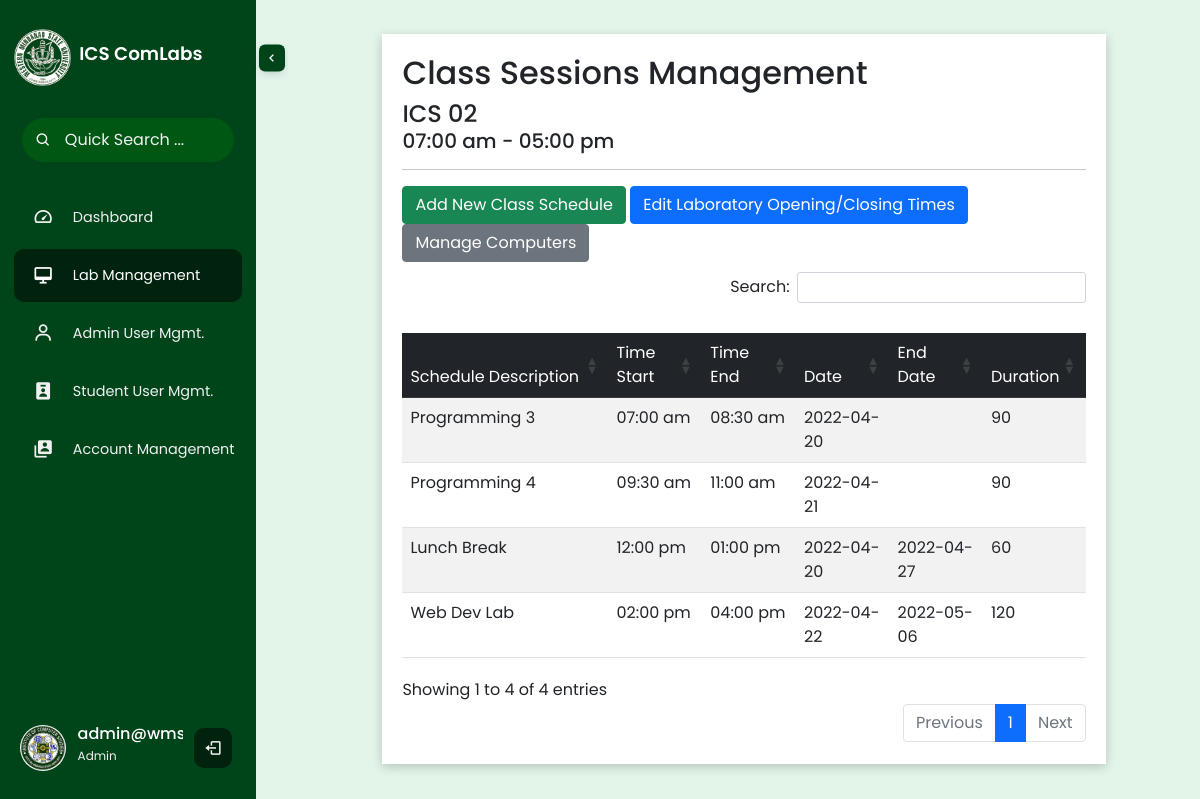
The page /admin-class.php?id=3 (signed in) on the database its author committed.
### tables this page shows
CREATE TABLE `laboratory` (
  `id` int(11) NOT NULL,
  `name` varchar(50) NOT NULL,
  `total_seats` int(11) NOT NULL,
  `remarks` varchar(300) NOT NULL,
  `time_open` time NOT NULL,
  `time_close` time NOT NULL,
  `status` varchar(15) NOT NULL
);

CREATE TABLE `class_session` (
  `id` int(11) NOT NULL,
  `time_start` time NOT NULL,
  `time_end` time NOT NULL,
  `duration` int(11) NOT NULL,
  `date` date NOT NULL,
  `date_set` datetime NOT NULL,
  `description` varchar(100) NOT NULL,
  `lab` int(11) NOT NULL,
  `repeat_id` int(11) DEFAULT NULL
);

### admin-class.php (the view, shortened to what this page needs)
<!DOCTYPE html>
<html lang="en">
    <head>
        <?php
            include "static/include/head.php";
            include "static/include/table-plugin.php";
        ?>
        <link href="static/assets/css/list.css" rel="stylesheet">
    </head>
    <?php
        $lab_id = $_REQUEST['id'];
    ?>
    <body>
        <?php
            include "static/include/navbar.php";
        ?>
        <div class="p-1 my-container active-cont">
            <div class="center-container">
                <h2>Class Sessions Management</h2>
                <h4>
                    <?php
                        $record = mysqli_query($link,"SELECT * FROM laboratory WHERE id=$lab_id");
                        $lab=mysqli_fetch_array($record);
                        if(isset($lab)){
                            echo $lab['name'];
                        }
                    ?>
                </h4>
                <h5>
                    <?php
                        echo date('h:i a',strtotime($lab['time_open']))." - ".date('h:i a',strtotime($lab['time_close']));
                    ?>
                </h5>
                <hr>
                <div class='add-btn-container'>
                    <button class='btn btn-success open-modal'>Add New Class Schedule</button>
                    <button class='btn btn-primary open-modal-2'>Edit Laboratory Opening/Closing Times</button>
                    <button class='btn btn-secondary' id='manage-session-btn' name='<?php echo $lab_id; ?>'>Manage Computers</button>
                </div>
                <table id='lab-table' class='table table-striped table-hover' style='width:100%; margin-top:30px !important;'>
                    <thead class='table-dark'>
                        <tr>
                            <td style='width:35%;'>
                                Schedule Description
                            </td>
                            <td style='width:15%;'>
                                Time Start
                            </td>
                            <td style='width:15%;'>
                                Time End
                            </td>
                            <td style='width:15%;'>
                                Date
                            </td>
                            <td style='width:15%;'>
                                End Date
                            </td>
                            <td style='width:15%;'>
                                Duration
                            </td>
                        </tr>
                    </thead>
                    <tbody>
                        <?php
                            $sessions = mysqli_query($link,"SELECT * FROM class_session WHERE lab=$lab_id AND repeat_id IS NULL");
                            if ($sessions->num_rows > 0) {
                                while($session=mysqli_fetch_array($sessions)):
                        ?>
                        <tr name='<?php echo $session['id']; ?>'>
                            <td style='width:35%;' id='td-desc-<?php echo $session['id']; ?>'>
                                <?php echo $session['description']; ?>
                            </td>
                            <td style='width:15%;' id='<?php echo $session['id'] ?>-time_start' name='<?php echo $time_start = date('h:i a',strtotime($session['time_start'])); ?>'>
                                <?php echo $time_start; ?>
                            </td>
                            <td style='width:15%;' id='<?php echo $session['id'] ?>-time_end' name='<?php echo $time_end = date('h:i a',strtotime($session['time_end'])); ?>'>
                                <?php echo $time_end; ?>
                            </td>
                            <td style='width:15%;'>
                                <?php echo $session['date']; ?>
                            </td>
                            <td style='width:15%;'>
                                <?php
                                    $r_sessions = mysqli_query($link,"SELECT * FROM class_session WHERE repeat_id=".$session['id']." ORDER BY date DESC");
                                    if ($r_sessions->num_rows > 0) {
                                        while($r_session=mysqli_fetch_array($r_sessions)):
                                            echo $r_session['date'];
                                            break;
                                        endwhile;
                                    }
                                ?>
                            </td>
                            <td style='width:15%; position:relative;' id='td-duration-<?php echo $session['id']; ?>'>
                                <?php echo $session['duration']; ?>
                            </td>
                        </tr>
                        <?php
                                endwhile;
                            }
                        ?>
                    </tbody>
                </table>
            </div>
        </div>
    </body>
</html>

### static/include/head.php (shortened to what this page needs)
<?php
    echo '
    <meta charset="UTF-8">
    <meta http-equiv="X-UA-Compatible" content="IE=edge">
    <meta name="viewport" content="width=device-width, initial-scale=1.0">
    <link rel="stylesheet" href="https://cdn.jsdelivr.net/npm/bootstrap@5.1.3/dist/css/bootstrap.min.css">
    <link href="https://unpkg.com/boxicons@2.1.2/css/boxicons.min.css" rel="stylesheet">
    <link rel="stylesheet" href="static/assets/css/main.css">
    <link rel="stylesheet" href="static/assets/css/navbar.css">
    ';
?>

### static/include/table-plugin.php
<link href="https://cdn.datatables.net/1.11.5/css/dataTables.bootstrap5.min.css" rel="stylesheet">
<link href="https://cdn.datatables.net/buttons/2.2.2/css/buttons.dataTables.min.css" rel="stylesheet">
<link href="https://cdn.datatables.net/responsive/2.2.9/css/responsive.dataTables.min.css" rel="stylesheet">

### static/include/navbar.php (shortened to what this page needs)
<div class="wrapper">
    <nav>
        <div class="sidebar-top">
            <span class="shrink-btn">
                <i class="bx bx-chevron-left"></i>
            </span>
            <img src="./static/assets/img/logo.png" class="logo" alt="">
            <h3 class="hide">ICS ComLabs</h3>
        </div>
        <div class="search">
            <i class="bx bx-search"></i>
            <input type="text" class="hide" placeholder="Quick Search ...">
        </div>
        <div class="sidebar-links">
            <ul>
            <?php
                if(isset($_SERVER['HTTPS']) && $_SERVER['HTTPS'] === 'on')
                    $url = "https://";
                else
                    $url = "http://";
                $url.= $_SERVER['HTTP_HOST'];
                $url.= $_SERVER['REQUEST_URI'];
            ?>
            <div class="active-tab"></div>
            <?php if($_SESSION['access_level'] == 0){ ?>
            <li class="tooltip-element" data-tooltip="0">
                <a href="student-reservation.php" <?php if(strpos($url, 'student-reservation.php')) { echo "class='active'"; $activeIndex = 0; }?> data-active="0">
                    <div class="icon">
                        <i class='bx bx-home-alt-2'></i>
                        <i class='bx bxs-home-alt-2' ></i>
                    </div>
                    <span class="link hide">Home</span>
                </a>
            </li>
            <li class="tooltip-element" data-tooltip="1">
                <a href="/CLURS/account.php" <?php if(strpos($url, 'account.php')) { echo "class='active'"; $activeIndex = 1; }?> data-active="1">
                <div class="icon">
                    <i class='bx bxs-user-account'></i>
                    <i class='bx bxs-user-account'></i>
                </div>
                <span class="link hide">Account Management</span>
                </a>
            </li>
            <div class="tooltip">
                <span class="show">Home</span>
                <span>Account Mgmt</span>
            </div>
            <?php }
                else {
            ?>
            <li class="tooltip-element" data-tooltip="0">
                <a href="/CLURS/admin-dashboard.php" <?php if(strpos($url, 'admin-dashboard.php')) { echo "class='active'"; $activeIndex = 0; }?> data-active="0">
                    <div class="icon">
                        <i class="bx bx-tachometer"></i>
                    </div>
                    <span class="link hide">Dashboard</span>
                </a>
            </li>
            <li class="tooltip-element" data-tooltip="1">
                <a href="/CLURS/admin-lab.php" <?php if(strpos($url, 'admin-lab') || strpos($url, 'admin-class.php')) { echo "class='active'"; $activeIndex = 1; }?> data-active="1">
                <div class="icon">
                    <i class='bx bx-desktop'></i>
                </div>
                <span class="link hide">Lab Management</span>
                </a>
            </li>
            <li class="tooltip-element" data-tooltip="2">
                <a href="/CLURS/admin-staff.php" <?php if(strpos($url, 'admin-staff.php')) { echo "class='active'"; $activeIndex = 2; }?> data-active="2">
                <div class="icon">
                    <i class='bx bx-user' ></i>
                </div>
                <span class="link hide">Admin User Mgmt.</span>
                </a>
            </li>
            <li class="tooltip-element" data-tooltip="3">
                <a href="/CLURS/admin-student.php" <?php if(strpos($url, 'admin-student.php')) { echo "class='active'"; $activeIndex = 3; }?> data-active="3">
                <div class="icon">
                    <i class='bx bxs-user-badge' ></i>
                </div>
                <span class="link hide">Student User Mgmt.</span>
                </a>
            </li>
            <li class="tooltip-element" data-tooltip="4">
                <a href="/CLURS/account.php" <?php if(strpos($url, 'account.php')) { echo "class='active'"; $activeIndex = 4; }?> data-active="4">
                <div class="icon">
                    <i class='bx bxs-user-account'></i>
                </div>
                <span class="link hide">Account Management</span>
                </a>
            </li>
            <?php } ?>
            </ul>
        </div>
        <div class="sidebar-footer">
            <div class="admin-user tooltip-element" data-tooltip="1">
            <div class="admin-profile hide">
                <img src="./static/assets/img/face-1.png" alt="">
                <div class="admin-info">
                <h3><?php echo $_SESSION['user']; ?></h3>
                <h5>Admin</h5>
                </div>
            </div>
            <a href="static/function/logout.php" class="log-out">
            <i class="bx bx-log-out"></i>
            </a>
            </div>
        </div>
    </nav>
</div>

### static/assets/css/main.css (style rules this page uses)
html { height:100%; }
body { font-family: "Poppins", sans-serif; overflow:auto; background-color: #e2f5e8; min-height: 100vh; display: flex; position: relative; table-layout: fixed; overflow:auto; }
.my-container { width:100%; }
.center-container { background-color:white; margin:auto; width:80%; padding:20px; margin-top:30px; box-shadow: 0 3px 10px rgb(0 0 0 / 0.2); }

### static/assets/css/navbar.css (style rules this page uses)
h4 { margin-bottom: 0; }
ul { padding-left: 0; margin-bottom: 0; }
*, *::before, *::after { padding: 0; margin: 0; box-sizing: border-box; }
:root { --main-color: #00441a; --main-color-dark: #01220c; --main-color-light: #005713; --text-color: #f0f0f0; }
a { text-decoration: none; }
ul { list-style: none; }
.wrapper { position: fixed; height: 100%; width:18rem; min-width:18rem; overflow-y:auto; transition: width 0.5s ease-in-out,min-width 0.5s ease-in-out; -ms-overflow-style: none; scrollbar-width: none; }
nav { position:relative; top: 0; left: 0; background-color: var(--main-color); width: 16rem; min-height:100%; padding: 1.8rem 0.85rem; color: #fff; display: flex; flex-direction: column; transition: width 0.5s ease-in-out; z-index: 1000; }
nav::before { content: ""; position: absolute; width: 2rem; height: 100%; top: 0; left: 100%; }
.sidebar-top { position: relative; display: flex; align-items: center; }
.sidebar-top .logo { width: 3.6rem; margin: 0; }
.sidebar-top h3 { padding-left: 0.5rem; font-weight: 600; font-size: 1.15rem; }
.shrink-btn { position: absolute; top: 50%; height: 27px; padding: 0 0.3rem !important; background-color: var(--main-color); border-radius: 6px; cursor: pointer; box-shadow: 0 3px 10px -3px rgba(70, 46, 118, 0.3); right: -2.65rem; transform: translateY(-50%) translateX(-8px); opacity: 0; pointer-events: none; transition: 0.3s; z-index:1000; }
.shrink-btn i { line-height: 27px; transition: 0.3s; }
.search { min-height: 2.7rem; background-color: var(--main-color-light); margin: 2rem 0.5rem 1.7rem; display: grid; grid-template-columns: 2.7rem 1fr; align-items: center; text-align: center; border-radius: 50px; cursor: pointer; }
.search input { height: 100%; border: none; background: none; outline: none; color: #fff; caret-color: #fff; font-family: inherit; }
.search input::placeholder { color: var(--text-color); }
.sidebar-links ul { position: relative; }
.sidebar-links li { position: relative; padding: 2.5px 0; }
.sidebar-links a { color: var(--text-color); font-weight: 400; font-size: 0.9rem; display: flex; align-items: center; height: 53px; }
.icon { font-size: 1.3rem; text-align: center; min-width: 3.7rem; display: grid; grid-template-columns: 1fr; grid-template-rows: 1fr; }
.icon i { grid-column: 1 / 2; grid-row: 1 / 2; transition: 0.3s; }
.icon i:last-child { opacity: 0; color: #fff; }
.sidebar-links a.active, .sidebar-links a:hover { color: #fff; }
.sidebar-links a .link { transition: opacity 0.3s 0.2s, color 0.3s; }
.sidebar-links a.active i:last-child { opacity: 1; }
.active-tab { opacity:0; width: 100%; height: 53px; background-color: var(--main-color-dark); border-radius: 10px; position: absolute; top: 2.5px; left: 0; transition: top 0.3s, opacity 0.5s; }
.sidebar-footer { position: relative; margin-top: auto; }
.admin-user { display: flex; align-items: center; }
.admin-profile { white-space: nowrap; max-width: 100%; transition: opacity 0.3s 0.2s, max-width 0.7s 0s ease-in-out; display: flex; align-items: center; flex: 1; overflow: hidden; }
.admin-user img { width: 2.9rem; border-radius: 50%; margin: 0 0.4rem; }
.admin-info { padding-left: 0.3rem; }
.admin-info h3 { font-weight: 500; font-size: 1rem; line-height: 1; }
.admin-info h5 { font-weight: 400; font-size: 0.75rem; color: var(--text-color); margin-top: 0.3rem; line-height: 1; }
.log-out { display: flex; height: 40px; min-width: 2.4rem; background-color: var(--main-color-dark); color: var(--text-color); align-items: center; justify-content: center; font-size: 1.15rem; border-radius: 10px; margin: 0 0.65rem; transition: color 0.3s; }
.hide { transition: opacity 0.3s 0.2s; }

### static/assets/css/list.css (style rules this page uses)
.add-btn-container { margin:10px 0px 10px 0px; }
tr { cursor: pointer; }

### rows shown on the page
laboratory: name "ICS 02", time_open "07:00 am", time_close "05:00 pm"
class_session: description "Programming 3", time_start "07:00 am", time_end "08:30 am", date "2022-04-20", duration "90"
class_session: description "Programming 4", time_start "09:30 am", time_end "11:00 am", date "2022-04-21", duration "90"
class_session: description "Lunch Break", time_start "12:00 pm", time_end "01:00 pm", date "2022-04-20", duration "60"
class_session: date "2022-04-27"
class_session: description "Web Dev Lab", time_start "02:00 pm", time_end "04:00 pm", date "2022-04-22", duration "120"
class_session: date "2022-05-06"
